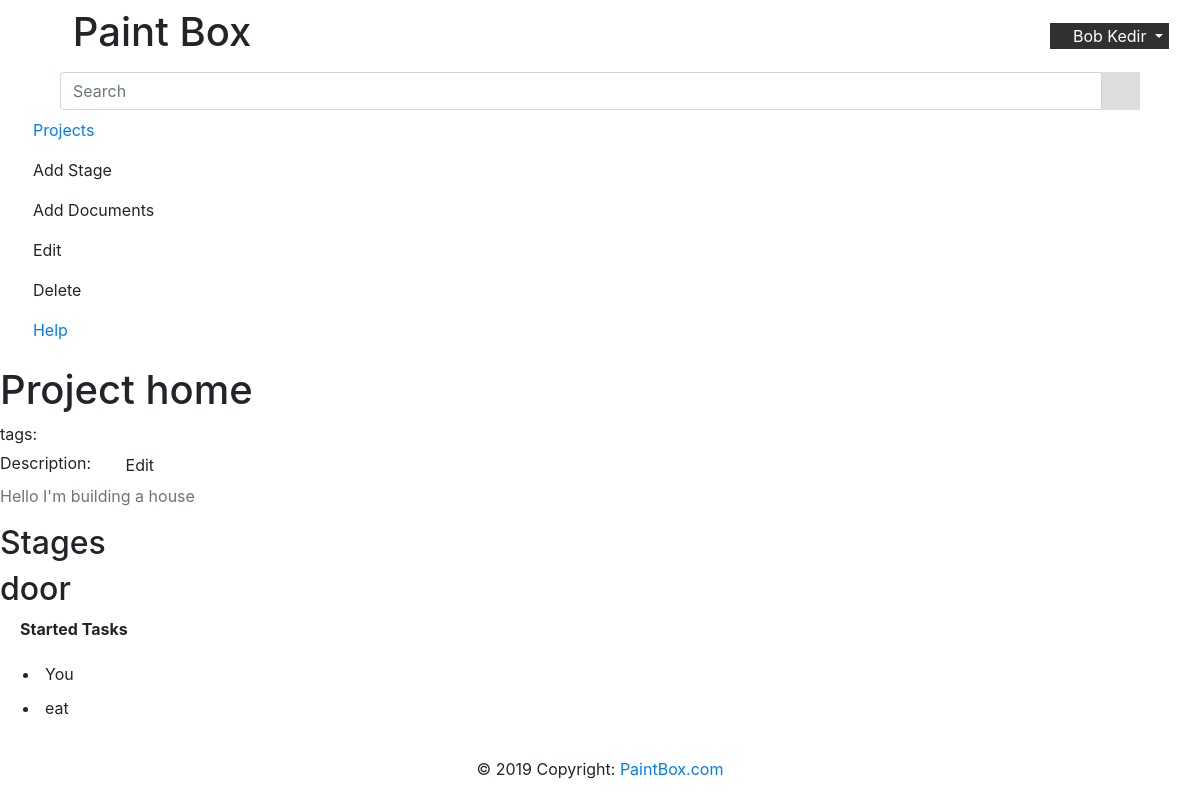
/project/1 (signed in), run on an earlier commit of the app's database.
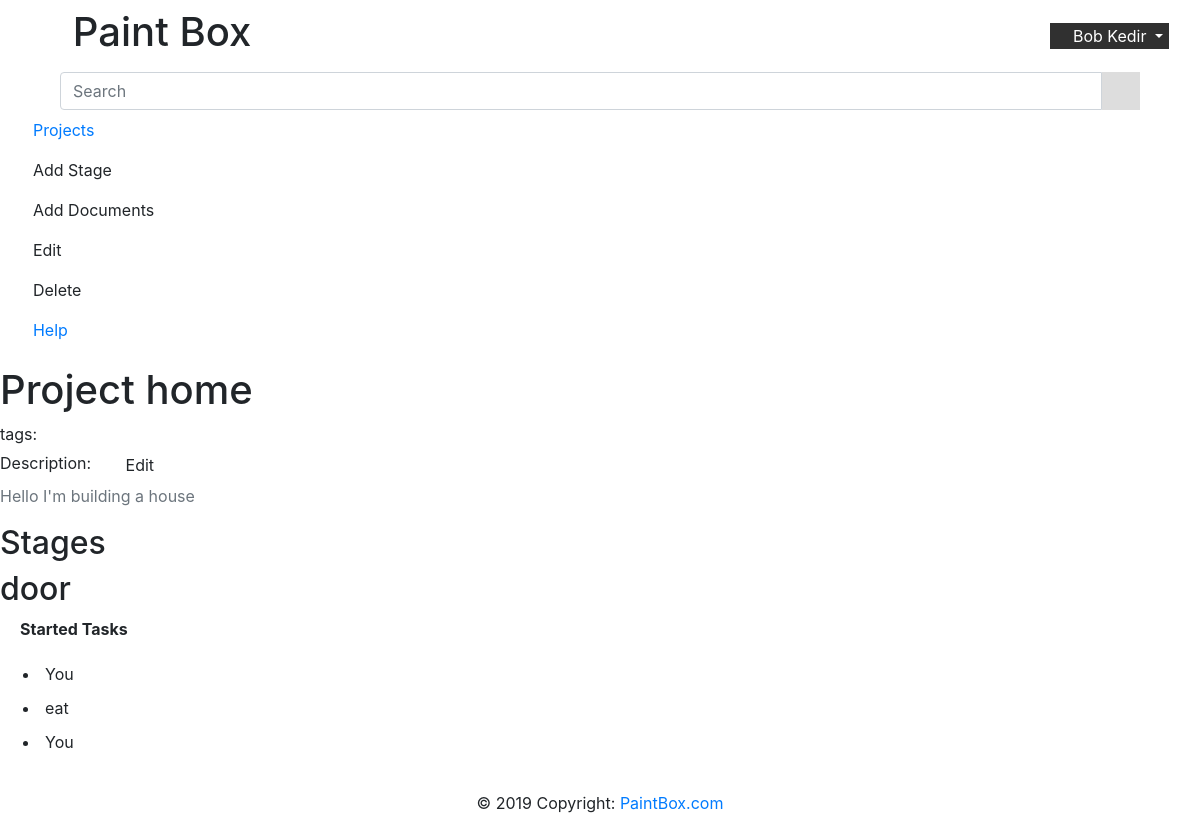
And on a later commit of the database.
### PaintBox/modules/database.py (models this page shows, shortened)
class DBUser(db.Model, UserMixin):
    __tablename__ = 'user'
    id = db.Column(db.Integer, primary_key=True)
    username = db.Column(db.String(120), unique=True, nullable=False)
    firstname = db.Column(db.String(20), nullable=False)
    lastname = db.Column(db.String(20), nullable=False)
    email = db.Column(db.String(120), unique=True, nullable=False)
    image_file = db.Column(db.String(20), nullable=False, default='default.jpg')
    password = db.Column(db.String(60), nullable=False)
    projects = db.relationship('DBproject', backref='author', lazy=True)

### PaintBox/modules/Project.py (models this page shows, shortened)
class DBproject(db.Model, object):
    __tablename__ = 'project'
    id = db.Column(db.Integer, primary_key=True)
    name = db.Column(db.String(100), nullable=False)
    date_posted = db.Column(db.DateTime, nullable=False, default=datetime.utcnow)
    description = db.Column(db.Text)
    user_id = db.Column(db.Integer, db.ForeignKey('user.id'), nullable=False)
    tags = db.relationship('DBTag', backref='pro', lazy=True)
    stages = db.relationship('DBStage', backref='stage', lazy=True)
    __table_args__ = (UniqueConstraint('user_id', 'name', name='_name_user'),)
    def get_id(self):
        return self.id
    def get_name(self):
        return self.name
    def get_description(self):
        return self.description
    def get_tags(self):
        tag_list = []
        tags = DBTag.query.filter_by(pro=self).all()
        if tags is not None:
            for i in tags:
                tag_list.append(i.name)
        return tag_list
    def get_stages(self):
        stages_list = []
        stage = DBStage.query.filter_by(stage=self).all()
        if stage is not None:
            for i in stage:
                stages_list.append(i)
        return stages_list

### PaintBox/modules/Stage.py (models this page shows, shortened)
class DBStage(db.Model):
    __tablename__ = 'stage'
    id = db.Column(db.Integer, primary_key=True)
    name = db.Column(db.String(100), nullable=False)
    date_posted = db.Column(db.DateTime, nullable=False, default=datetime.utcnow)
    project_id = db.Column(db.Integer, db.ForeignKey('project.id'), nullable=False)
    todos = db.relationship('DBtodo', backref='stage', lazy=True)
    __table_args__ = (UniqueConstraint('project_id', 'name', name='_name_project'),)
    def get_id(self):
        return self.id
    def get_name(self):
        return self.name
    def get_started(self):
        started = []
        taskid = []
        task = DBtodo.query.filter_by(stage=self).all()
        if task is not None:
            for i in task:
                if i.completed is False:
                    started.append(i.name)
                    taskid.append(i.id)
        return started, taskid

### PaintBox/modules/Todo.py (models this page shows, shortened)
class DBtodo(db.Model):
    __tablename__ = 'todo'
    id = db.Column(db.Integer, primary_key=True)
    name = db.Column(db.String(100), nullable=False)
    completed = db.Column(db.Boolean, unique=False, nullable=False, default=False)
    date_posted = db.Column(db.DateTime, nullable=False, default=datetime.utcnow)
    stage_id = db.Column(db.Integer, db.ForeignKey('stage.id'), nullable=False)

### PaintBox/routes/project_routes.py (the view)
@app.route('/project/<name>', methods=['GET', 'POST'])
@login_required
def project(name):
    pro = Project.get_db(name)
    return render_template('project.html', title='Project', project=pro, stages=pro.get_stages(), user=current_user)

### PaintBox/modules/Project.py (called while the page is built)
def get_db(id):
    return DBproject.query.filter_by(id=id).first()

### PaintBox/modules/database.py (called while the page is built)
@login_manager.user_loader
def load_user(user_id):
    return DBUser.query.get(int(user_id))

### PaintBox/templates/project.html (shortened to what this page needs)
{% from 'sidebar_macro.html' import project_view_sidebar %}
{% from 'modals_macro.html' import message %}
{% from 'todo_macro.html' import todo %}
{% extends "base.html" %}
{% block style %}
    <link rel="stylesheet" href="{{ url_for('static', filename='css/sidebar_style.css') }}">
    <link rel="stylesheet" href="{{ url_for('static', filename='css/project_display.css') }}">
    <link rel="stylesheet" href="{{ url_for('static', filename='css/todo.css') }}">
{% endblock %}
{% block nav %}
    {{ project_view_sidebar() }}
{% endblock %}
{% block main %}
    <div style="width: 100%; flex-direction: column;">
        <div class="project_info">
            <h1>Project {{ project.get_name() }}  </h1>
            tags:
            Description:
            <button type="button" class="btn btn-default" onclick="divClicked()"><i class="fas fa-edit"></i> Edit
            </button>
            <p id="editDescription" class="text-muted" contenteditable="true">{{ project.get_description() }}</p>
        </div>
        <h2>Stages</h2>
        {% if stages|length  != 0 %}
             <div class="project-container">
                {% for item in stages %}
                    <div class="project">
                        <a  onclick="showTodo({{ item.get_id() }})" data-target="#todo_modal" >
                            <h2>{{ item.get_name() }}</h2>
                            <p>
                                <span style="
                                            padding-left: 20px;
                                            font-weight: bolder;
                                        ">Started Tasks</span>
                                <ul>
                                  {% for task in item.get_started()[0] %}
                                      <li style="padding: 5px">{{ task }}</li>
                                {% endfor %}
                                </ul>
                            </p>
                        </a>
                    </div>
                {% endfor %}
            </div>
        {% else %}
            <p>
                You currently have on Stages. Use + button to add a project.
            </p>
        {% endif %}
    </div>
{% endblock %}

### PaintBox/templates/sidebar_macro.html (shortened to what this page needs)
{% macro project_view_sidebar() %}
<nav id="sidebar">
    <div class="sidebar-header">
        <form class="navbar-form"  style="width: 90%; margin: auto;">
            <div class="input-group add-on">
                <input class="form-control" placeholder="Search" name="srch-term" id="srch-term" type="text">
                <div class="input-group-btn" style="background: #DDDDDD;">
                    <button class="btn btn-default" type="submit"><i class="fas fa-search"></i></button>
                </div>
            </div>
        </form>
    </div>
    <ul class="list-unstyled components">
        <li class="nav-item">
            <a class="nav-link" href="/home"><i class="fas fa-arrow-circle-left"></i> Projects <span class="sr-only">(current)</span></a>
        </li>
        <li class="nav-item">
            <a class="nav-link" data-toggle="modal" data-target="#stage_modal"> <i class="fas fa-plus-circle"></i> Add Stage</a>
        </li>
         <li class="nav-item">
              <a class="nav-link" data-toggle="modal" data-target="#document_modal"> <i class="fas fa-plus-circle"> </i>  Add Documents</a>
        </li>
        <li class="nav-item">
            <a class="nav-link" data-toggle="modal" data-target="#edit_modal"> <i class="fas fa-edit"> </i>  Edit</a>
        </li>
         <li class="nav-item">
              <a class="nav-link" onclick="delete_project()"> <i class="fas fa-trash"> </i>  Delete</a>
        </li>
        <li class="nav-item">
            <a class="nav-link" href="/about"><i class="fas fa-info-circle"></i> Help</a>
        </li>
    </ul>
</nav>
{% endmacro %}

### PaintBox/templates/base.html (shortened to what this page needs)
<!DOCTYPE html>
<html lang="en" xmlns="http://www.w3.org/1999/html">
<head>
    <link rel="stylesheet" href="https://use.fontawesome.com/releases/v5.8.1/css/all.css"
>
    <link rel="stylesheet" href="https://maxcdn.bootstrapcdn.com/bootstrap/4.3.1/css/bootstrap.min.css">
    {% block style %}{% endblock %}
    <link rel="stylesheet" href="{{ url_for('static', filename='css/home.css') }}">
</head>
<body class="wrapper">
<header>
    <nav class="navbar navbar-expand-lg">
        <div class="container-fluid">
            <a type="button" id="sidebarCollapse">
                    <div class="sidebar-header">
                        <h1>
                            <i class="fas fa-puzzle-piece"></i>
                            <span>Paint Box</span>
                        </h1>
                    </div>
            </a>
            {% if current_user.is_authenticated %}
                <div class="btn-group user_info">
                    <button type="button" class="dropdown-toggle" data-toggle="dropdown" aria-haspopup="true"
                            aria-expanded="false"
                            style="
                                background: #303030;
                                border: #303030;
                                color: white;
                            ">
                        <i class="fas fa-user"></i>
                        <span>{{ user.firstname }} {{ user.lastname }} </span>
                    </button>
                </div>
            {% endif %}
        </div>
    </nav>
</header>
{% block nav %}
{% endblock %}
<main id="content">
    {% block main %}{% endblock %}
</main>
<footer class="footer">
    <div class="footer-copyright text-center py-3">© 2019 Copyright:
        <a href="https://mdbootstrap.com/education/bootstrap/"> PaintBox.com</a>
    </div>
</footer>
</body>
</html>

What changed in the data, as far as the page shows it:
added DBtodo: name "You"
